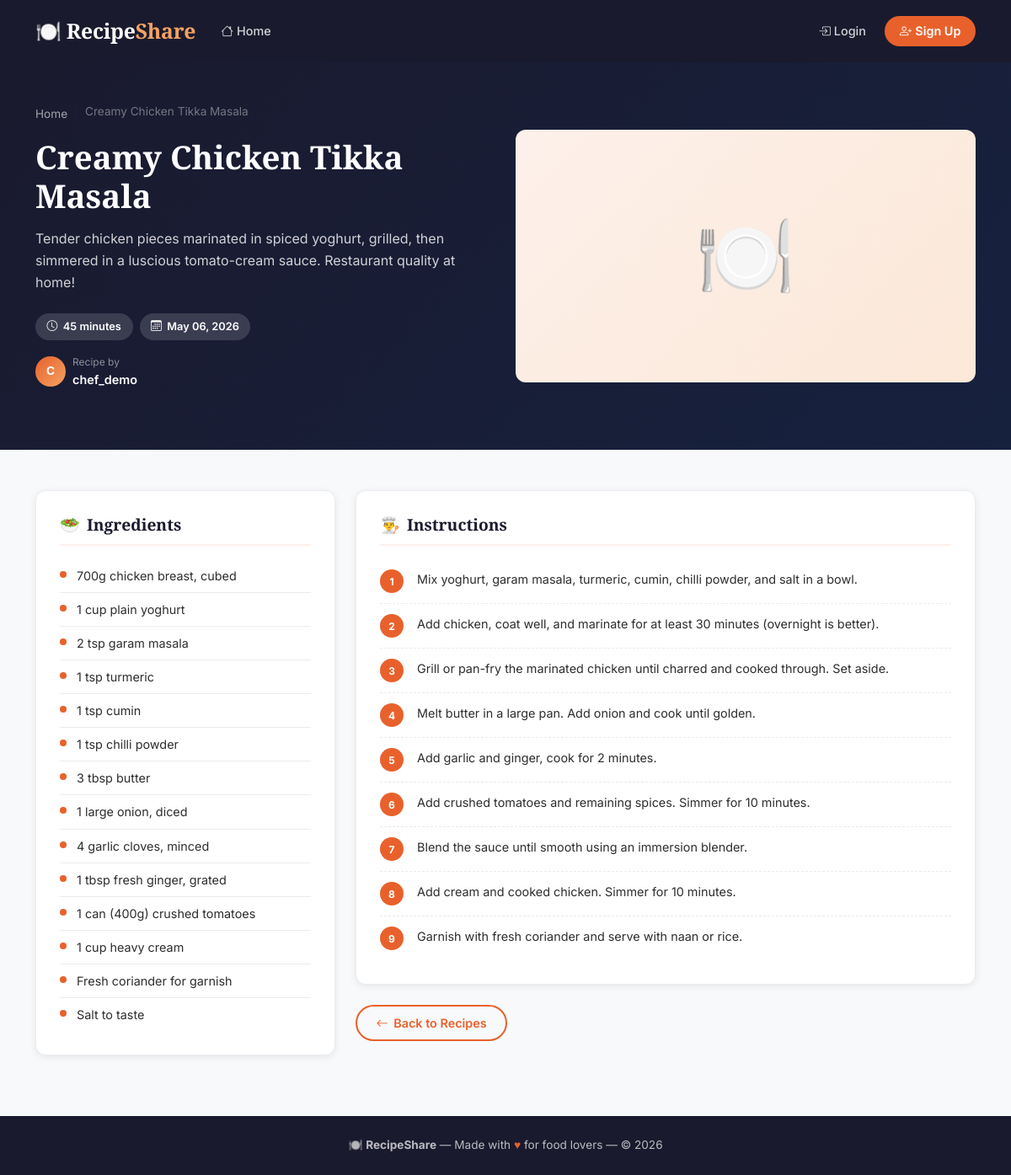
The page /recipes/2/ on the database its author committed.
### recipes/models.py (models this page shows, shortened)
class Recipe(models.Model):
    title = models.CharField(max_length=200)
    description = models.TextField(max_length=500)
    ingredients = models.TextField(help_text="List each ingredient on a new line")
    instructions = models.TextField(help_text="Step-by-step cooking instructions")
    cooking_time = models.PositiveIntegerField(help_text="Cooking time in minutes")
    image = models.ImageField(upload_to='recipe_images/', blank=True, null=True)
    author = models.ForeignKey(User, on_delete=models.CASCADE, related_name='recipes')
    created_at = models.DateTimeField(auto_now_add=True)
    updated_at = models.DateTimeField(auto_now=True)
    class Meta:
        ordering = ['-created_at']
    def get_ingredients_list(self):
        return [line.strip() for line in self.ingredients.splitlines() if line.strip()]
    def get_instructions_list(self):
        return [line.strip() for line in self.instructions.splitlines() if line.strip()]

### recipes/views.py (the view)
# urls.py: path('recipes/<int:pk>/', views.recipe_detail, name='recipe-detail'),
def recipe_detail(request, pk):
    recipe = get_object_or_404(Recipe.objects.select_related('author'), pk=pk)
    context = {'recipe': recipe}
    return render(request, 'recipes/recipe_detail.html', context)

### templates/recipes/recipe_detail.html (shortened to what this page needs)
{% extends 'base.html' %}
{% load static %}
{% block content %}
<section class="recipe-detail-hero">
  <div class="container">
    <div class="row align-items-center gy-4">
      <div class="col-lg-6 order-lg-2">
        {% if recipe.image %}
          <img src="{{ recipe.image.url }}" alt="{{ recipe.title }}" class="recipe-detail-img" />
        {% else %}
          <div class="recipe-detail-no-img">🍽️</div>
        {% endif %}
      </div>
      <div class="col-lg-6 order-lg-1">
        <nav aria-label="breadcrumb" class="mb-3">
          <ol class="breadcrumb" style="background:transparent;padding:0;margin:0;">
            <li class="breadcrumb-item">
              <a href="{% url 'home' %}" style="color:rgba(255,255,255,.6);font-size:.85rem;">Home</a>
            </li>
            <li class="breadcrumb-item active" style="color:rgba(255,255,255,.4);font-size:.85rem;">{{ recipe.title|truncatechars:30 }}</li>
          </ol>
        </nav>
        <h1 style="color:#fff;font-size:clamp(1.6rem,4vw,2.4rem);line-height:1.2;margin-bottom:1rem;">
          {{ recipe.title }}
        </h1>
        <p style="color:rgba(255,255,255,.8);font-size:1rem;margin-bottom:1.5rem;line-height:1.6;">
          {{ recipe.description }}
        </p>
        <div class="d-flex flex-wrap gap-2 mb-3">
          <span class="badge-time">
            <i class="bi bi-clock"></i> {{ recipe.cooking_time }} minutes
          </span>
          <span class="badge-time">
            <i class="bi bi-calendar3"></i> {{ recipe.created_at|date:"M d, Y" }}
          </span>
        </div>
        <div class="d-flex align-items-center gap-2 mb-4">
          <div class="author-avatar" style="width:36px;height:36px;font-size:.85rem;">
            {{ recipe.author.username|first|upper }}
          </div>
          <div>
            <div style="color:rgba(255,255,255,.5);font-size:.75rem;">Recipe by</div>
            <div style="color:#fff;font-weight:600;font-size:.9rem;">{{ recipe.author.username }}</div>
          </div>
        </div>
      </div>
    </div>
  </div>
</section>
<section class="section-py">
  <div class="container">
    <div class="row gy-4">
      <div class="col-lg-4">
        <div class="detail-section">
          <h2 class="detail-section-title">
            <span>🥗</span> Ingredients
          </h2>
          {% for ingredient in recipe.get_ingredients_list %}
          <div class="ingredient-item">
            <div class="ingredient-bullet"></div>
            <span>{{ ingredient }}</span>
          </div>
          {% empty %}
          <p class="text-muted">No ingredients listed.</p>
          {% endfor %}
        </div>
      </div>
      <div class="col-lg-8">
        <div class="detail-section">
          <h2 class="detail-section-title">
            <span>👨‍🍳</span> Instructions
          </h2>
          {% for step in recipe.get_instructions_list %}
          <div class="instruction-step">
            <div class="step-number">{{ forloop.counter }}</div>
            <span>{{ step }}</span>
          </div>
          {% empty %}
          <p class="text-muted">No instructions provided.</p>
          {% endfor %}
        </div>
        <div class="mt-3">
          <a href="{% url 'home' %}" class="btn-outline-custom">
            <i class="bi bi-arrow-left"></i> Back to Recipes
          </a>
        </div>
      </div>
    </div>
  </div>
</section>
{% endblock %}

### static/css/style.css (style rules this page uses)
:root { --primary: #e8612c; --primary-dark: #c94f20; --primary-light: #fdf0ea; --accent: #f4a261; --dark: #1a1a2e; --dark-2: #16213e; --surface: #ffffff; --surface-2: #f8f9fa; --text-main: #2d2d2d; --text-muted: #6c757d; --border: #e9ecef; --shadow-sm: 0 2px 8px rgba(0,0,0,.08); --shadow-md: 0 4px 20px rgba(0,0,0,.12); --shadow-lg: 0 8px 40px rgba(0,0,0,.16); --radius: 12px; --radius-sm: 8px; --transition: 0.25s ease; }
*, *::before, *::after { box-sizing: border-box; }
body { font-family: 'Inter', sans-serif; background-color: var(--surface-2); color: var(--text-main); line-height: 1.6; min-height: 100vh; display: flex; flex-direction: column; }
h1, h2, h3, h4, h5, h6 { font-family: 'Playfair Display', serif; font-weight: 700; color: var(--dark); }
a { color: var(--primary); text-decoration: none; transition: color var(--transition); }
.author-avatar { width: 30px; height: 30px; border-radius: 50%; background: linear-gradient(135deg, var(--primary), var(--accent)); display: flex; align-items: center; justify-content: center; color: #fff; font-size: 0.75rem; font-weight: 700; flex-shrink: 0; }
.btn-outline-custom { background: transparent; color: var(--primary); border: 2px solid var(--primary); border-radius: 50px; padding: 0.5rem 1.4rem; font-weight: 600; font-size: 0.9rem; cursor: pointer; transition: all var(--transition); text-decoration: none; display: inline-flex; align-items: center; gap: 0.4rem; }
.recipe-detail-hero { background: linear-gradient(135deg, var(--dark), var(--dark-2)); color: #fff; padding: 3rem 0; position: relative; }
.recipe-detail-no-img { background: linear-gradient(135deg, var(--primary-light), #fbe8d8); border-radius: var(--radius); height: 300px; display: flex; align-items: center; justify-content: center; font-size: 6rem; color: var(--accent); }
.badge-time { background: rgba(255,255,255,.15); color: #fff; border-radius: 50px; padding: 0.35rem 0.85rem; font-size: 0.8rem; font-weight: 600; display: inline-flex; align-items: center; gap: 0.4rem; backdrop-filter: blur(10px); }
.detail-section { background: var(--surface); border-radius: var(--radius); box-shadow: var(--shadow-sm); padding: 1.75rem; margin-bottom: 1.5rem; border: 1px solid var(--border); }
.detail-section-title { font-size: 1.2rem; margin-bottom: 1rem; padding-bottom: 0.75rem; border-bottom: 2px solid var(--primary-light); color: var(--dark); display: flex; align-items: center; gap: 0.5rem; }
.detail-section-title span { color: var(--primary); }
.ingredient-item { display: flex; align-items: flex-start; gap: 0.75rem; padding: 0.5rem 0; border-bottom: 1px solid var(--border); font-size: 0.9rem; }
.ingredient-item:last-child { border-bottom: none; }
.ingredient-bullet { width: 8px; height: 8px; border-radius: 50%; background: var(--primary); flex-shrink: 0; margin-top: 6px; }
.instruction-step { display: flex; align-items: flex-start; gap: 1rem; padding: 0.75rem 0; border-bottom: 1px dashed var(--border); font-size: 0.9rem; line-height: 1.6; }
.instruction-step:last-child { border-bottom: none; }
.step-number { width: 28px; height: 28px; border-radius: 50%; background: var(--primary); color: #fff; display: flex; align-items: center; justify-content: center; font-size: 0.75rem; font-weight: 700; flex-shrink: 0; }
.section-py { padding: 3rem 0; }

### rows shown on the page
Recipe: title "Creamy Chicken Tikka Masala", description "Tender chicken pieces marinated in spiced yoghurt, grilled, then simmered in a luscious tomato-cream sauce. Restaurant quality at home!", cooking_time "45", created_at "May 06, 2026", author.username|first "C", author.username "chef_demo"

### other values the page prints
{{ ingredient }} "700g chicken breast, cubed" "1 cup plain yoghurt" "2 tsp garam masala" "1 tsp turmeric" "1 tsp cumin" "1 tsp chilli powder" "3 tbsp butter" "1 large onion, diced" "4 garlic cloves, minced" "1 tbsp fresh ginger, grated" "1 can (400g) crushed tomatoes" "1 cup heavy cream" "Fresh coriander for garnish" "Salt to taste"
{{ step }} "Mix yoghurt, garam masala, turmeric, cumin, chilli powder, and salt in a bowl." "Add chicken, coat well, and marinate for at least 30 minutes (overnight is better)." "Grill or pan-fry the marinated chicken until charred and cooked through. Set aside." "Melt butter in a large pan. Add onion and cook until golden." "Add garlic and ginger, cook for 2 minutes." "Add crushed tomatoes and remaining spices. Simmer for 10 minutes." "Blend the sauce until smooth using an immersion blender." "Add cream and cooked chicken. Simmer for 10 minutes." "Garnish with fresh coriander and serve with naan or rice."
